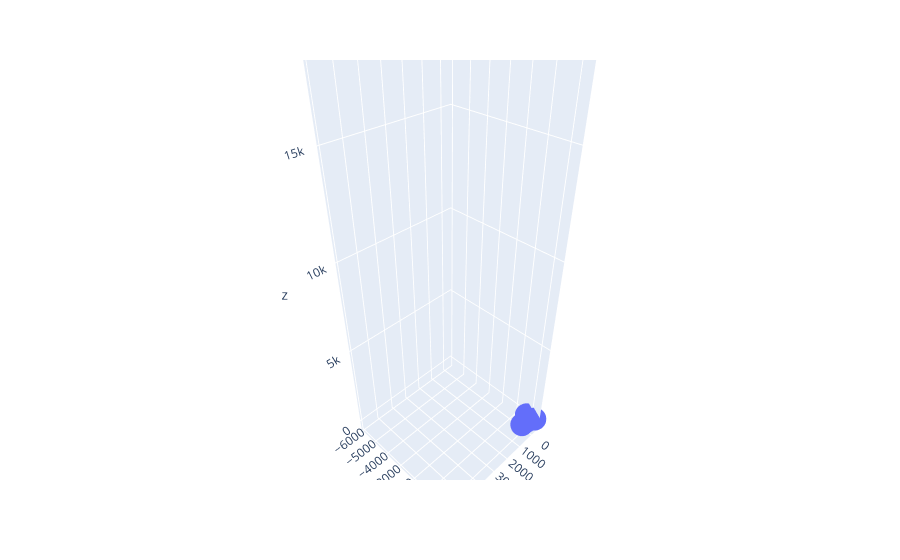

The notebook cell this image was saved under:
### Code cell
px.scatter_3d(x=pca_df.iloc[0], y=pca_df.iloc[1], z=pca_df.iloc[2])

### Figure 1 — Plotly figure (JSON) as saved in the notebook; plotly's stock layout.template omitted (floating-point values rounded to 4 significant figures)
{"data": [{"hovertemplate": "x=%{x}<br>y=%{y}<br>z=%{z}<extra></extra>", "legendgroup": "", "marker": {"color": "#636efa", "symbol": "circle"}, "mode": "markers", "name": "", "scene": "scene", "showlegend": false, "type": "scatter3d", "x": [5895.0, -390.8, -261.4, 241.6, -76.61, -43.68, -18.26, -11.99, -0.5872, 12.92, 0.596, 6.546, 3.453, 1.11, 1.758, -0.1231, 0.04661, 0.2067, 0.2165, 0.1694, -0.05044, -0.5797, 0.06953, 0.005165, 0.00743, -0.0175, 4.112e-12, 1.53e-12], "y": [-5906.0, 285.6, -164.7, -44.95, 25.56, -3.574, -4.575, 8.824, 1.824, 15.64, -2.619, 0.5428, 0.4767, -0.3229, -0.4913, -0.172, 0.5876, -0.08372, -0.4353, -0.01641, 0.04424, -0.02205, -0.02088, 0.0003136, 0.007508, -0.02234, -6.707e-14, -9.164e-13], "z": [19370.0, 70.88, 124.2, -112.6, -44.49, -44.71, -42.95, 17.47, -15.09, 1.368, 2.898, -1.805, -1.93, 2.186, 0.1365, -1.24, 0.4888, 0.4624, 0.2752, -0.2457, -0.1314, -0.02412, -0.004725, 0.02524, 0.00948, -0.01164, 1.372e-12, 1.595e-12]}], "layout": {"legend": {"tracegroupgap": 0}, "margin": {"t": 60}, "scene": {"domain": {"x": [0, 1], "y": [0, 1]}, "xaxis": {"title": {"text": "x"}}, "yaxis": {"title": {"text": "y"}}, "zaxis": {"title": {"text": "z"}}}}}
